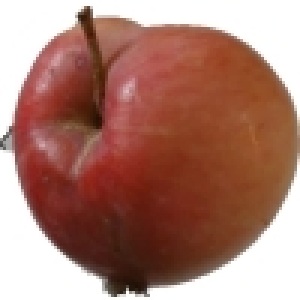
#> input picture data/fruits-360/Training/Apple 10/r1_84_100.jpg, 100 x 100 px (shown 3 times larger); its folder holds only this picture in this run
$ jupyter execute --allow-errors data_preprocess.ipynb
#> lines starting #> are read from the running program, lines starting #| are printed output that depends on the picture
## **Import Libraries** ##

[cell 1]
# Importing req. libraries
import os
import numpy as np
from PIL import Image
from skimage.feature import hog
from skimage.feature import local_binary_pattern as lbp
from skimage import exposure
import cv2

## **Convert Img to Numpy Array** ##

[cell 2]
# Function to load image data and convert to numpy array
def convertImgToNumpyArr(image_path):
    try:
        img = Image.open(image_path)  # creating reference variable img to access image data
#> img is the input picture: PIL image 100x100 RGB; mean R, G, B 170.6, 125, 112.7
        img = img.resize((100, 100))  # resize image to 100x100 in case it is not
        img = np.array(img)  # converting image data from JPG to numpy array
        #img = img / 255.0  # normalizing RGB values (cv2 needs 0-255 range)
        return img
    except Exception as e:
        print(f"Error processing image {image_path}: {e}")  # error handling
        return None

## **Compute HOG Features** ##

[cell 3]
# Function to compute HOG features of an image
def computeHOGFeatures(image):

    # conversion to grayscale
    grayImg = cv2.cvtColor(image, cv2.COLOR_RGB2GRAY)
    grayImg = grayImg / 255.0  # normalizing

    # computing HOG features
    hogFeatures, hogImg = hog(grayImg, pixels_per_cell=(16, 16), orientations=9, cells_per_block=(2, 2), visualize=True) # 9 orientations, 16x16 pixels per cell, 2x2 cells per block

    # increasing the contrast of the image
    hogImg = exposure.rescale_intensity(hogImg, in_range=(0, 10))

    return hogFeatures, hogImg

## **Compute LBP Features** ##

[cell 4]
def extract_LBP_features(img, neighbors=8, radius=1):

     # conversion to grayscale
#> called with neighbors = 8, radius = 1
    gray = cv2.cvtColor(img, cv2.COLOR_RGB2GRAY)
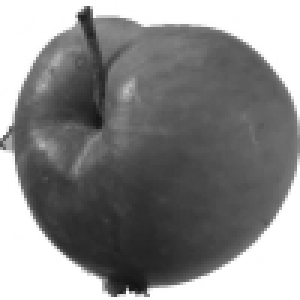
#> gray: shape (100, 100) (shown 3 times larger); min 19, max 255, mean 137.2

    # computing LBP features
    lbpImg = lbp(gray, neighbors, radius, method="uniform")
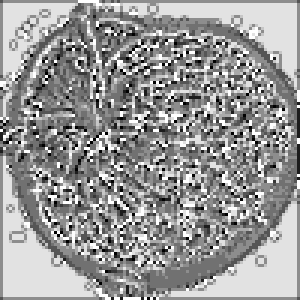
#> lbpImg: shape (100, 100) float64 (shown 3 times larger); min 0, max 9, mean 5.4; drawn with min black and max white

    bins = np.arange(0, neighbors + 3) # number of bins for histogram
    lbpHist, _ = np.histogram(lbpImg.flatten(), bins=bins, range=(0, neighbors + 2)) # computing histogram
#> lbpHist = [181, 334, 300, 1141, 1839, 1992, 698, 666, 2210, 639]

    return lbpHist / (np.sum(lbpHist) + 1e-6)

## **Compute Colour Histogram Features** ##

[cell 5]
# Function to compute colour histogram features for an image

def computeColourHist(image, bins=20):

    # conversion from RGB to HSV
    hsvImg = cv2.cvtColor(image, cv2.COLOR_RGB2HSV)

    hsvImg = hsvImg / 255.0  # normalizing

    # extracting histograms for Hue, Saturation, and Value
    hueHist = np.histogram(hsvImg[:,:,0], bins=bins, range=(0, 1))[0]
    satHist = np.histogram(hsvImg[:,:,1], bins=bins, range=(0, 1))[0]
    valHist = np.histogram(hsvImg[:,:,2], bins=bins, range=(0, 1))[0]

    # concatenating the histograms of Hue, Saturation, and Value and returning
    return np.concatenate((hueHist, satHist, valHist))

## **Extracting Features** ##

[cell 6]
# Function to extract features and save them as numpy arrays
def saveImgFeaturesAsNumpyArr(src_path, save_path, featuresDescriptors = ['texture']):
    print(f"Original Image Folder: {src_path}")
    os.makedirs(os.path.dirname(save_path), exist_ok=True)  # creating the save folder if it doesn't exist
    print(f"Saving Image Features Folder: {save_path}")

    # going through each fruit folder in the source path (train or test)
    for fruit_folder in os.listdir(src_path):
        fruit_folder_path = os.path.join(src_path, fruit_folder)

        if os.path.isdir(fruit_folder_path):  # checking if the path actually points to a folder
            print(f"Currently Processing Fruit Images of: {fruit_folder}")

            # going through each image file in the current folder
            for img in os.listdir(fruit_folder_path):
                img_path = os.path.join(fruit_folder_path, img)

                if img.endswith('.jpg'):  # checking if the file is an jpg image
                    img_as_numpy_arr = convertImgToNumpyArr(img_path)
                    if img_as_numpy_arr is None:  # handling image processing error
                        print(f"Error processing image {img_path}")
                    else:
                        # computing the feature vector (HOG, Colour Histogram, etc.)

                        featureMap = {}

                        if('shape' in featuresDescriptors):
                            hogFeatures, _ = computeHOGFeatures(img_as_numpy_arr)
                            featureMap['shape'] = hogFeatures
                            # print("HOG features shape:", hogFeatures.shape)

                        if('colour' in featuresDescriptors):
                            colourHistFeatures = computeColourHist(img_as_numpy_arr)
                            featureMap['colour'] = colourHistFeatures
                            # print("Colour Histogram features shape:", colourHistFeatures.shape)

                        if('texture' in featuresDescriptors):
                            lbpFeatures = extract_LBP_features(img_as_numpy_arr)
#> lbpFeatures = [0.0181, 0.0334, 0.03, 0.114, 0.184, 0.199, 0.0698, 0.0666, 0.221, 0.0639]
                            featureMap['texture'] = lbpFeatures
                            # print("LBP features shape:", lbpFeatures.shape)

                        featureVector = np.concatenate([featureMap[feature.lower()] for feature in featuresDescriptors if feature.lower() in featureMap])
#> featureVector has the same summary as lbpFeatures

                        featureVector = featureVector.astype(np.float32) # converting to float32 for saving storage space
                        # print("Feature vector length:", len(featureVector))

                        # creating the respective save path for each feature vector
                        subfolder_path = os.path.relpath(fruit_folder_path, src_path)
                        save_file_name = f"{os.path.splitext(img)[0]}.npy"  # saving file with .npy extension
                        img_save_path = os.path.join(save_path, subfolder_path, save_file_name)

                        # creating the save folder if it doesn't exist
                        os.makedirs(os.path.dirname(img_save_path), exist_ok=True)
                        np.save(img_save_path, featureVector)
#> pass 2 of the loop in saveImgFeaturesAsNumpyArr, `for fruit_folder in os.listdir(src_path):`:
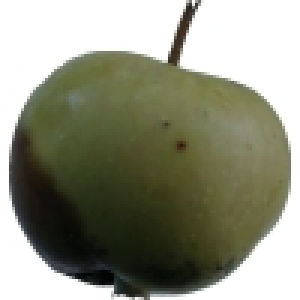
#> input picture data/fruits-360/Training/Apple 12/r0_200_100.jpg, 100 x 100 px (shown 3 times larger)
#> in convertImgToNumpyArr, img is the input picture: PIL image 100x100 RGB; mean R, G, B 145.4, 146.7, 129.5
#> in extract_LBP_features (call 2), `gray = cv2.cvtColor(img, cv2.COLOR_RGB2GRAY)`:
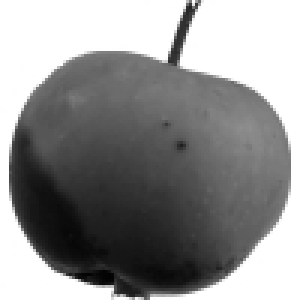
#> gray: shape (100, 100) (shown 3 times larger); min 3, max 255, mean 144.4
#> in extract_LBP_features (call 2), `lbpImg = lbp(gray, neighbors, radius, method="uniform")`:
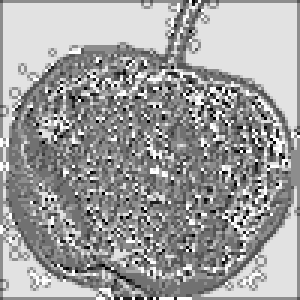
#> lbpImg: shape (100, 100) float64 (shown 3 times larger); min 0, max 9, mean 5.64; drawn with min black and max white
#> lbpHist = [116, 185, 224, 1079, 1791, 2085, 574, 570, 2910, 466]
#> lbpFeatures = [0.0116, 0.0185, 0.0224, 0.108, 0.179, 0.208, 0.0574, 0.057, 0.291, 0.0466]
#> featureVector has the same summary as lbpFeatures

## **Image Conversion to Features** ##

[cell 7]
# Paths to the train and test folders
train_path = '../../data/fruits-360/Training'
test_path = '../../data/fruits-360/Test'

# Training Images to Features:
print("Processing Training Images")
saveImgFeaturesAsNumpyArr(train_path, '../features/img_LBP_Hist_Features/Training')

# Testing Images to Features:
print("Processing Testing Images")
#> (the rest of this cell did not finish here and is left out)
